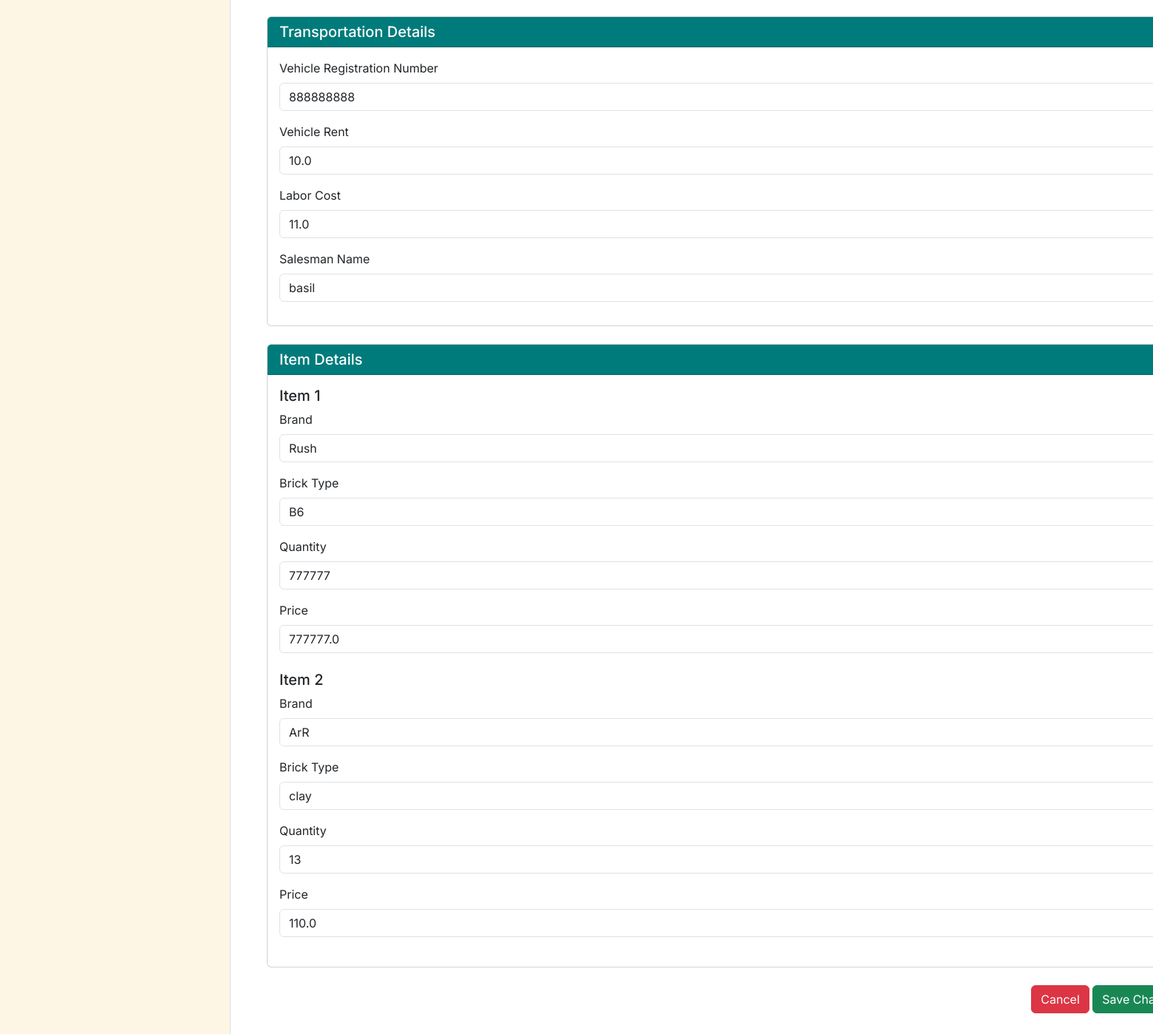
/edit_order/1 (lower part), run on an earlier commit of the app's database.
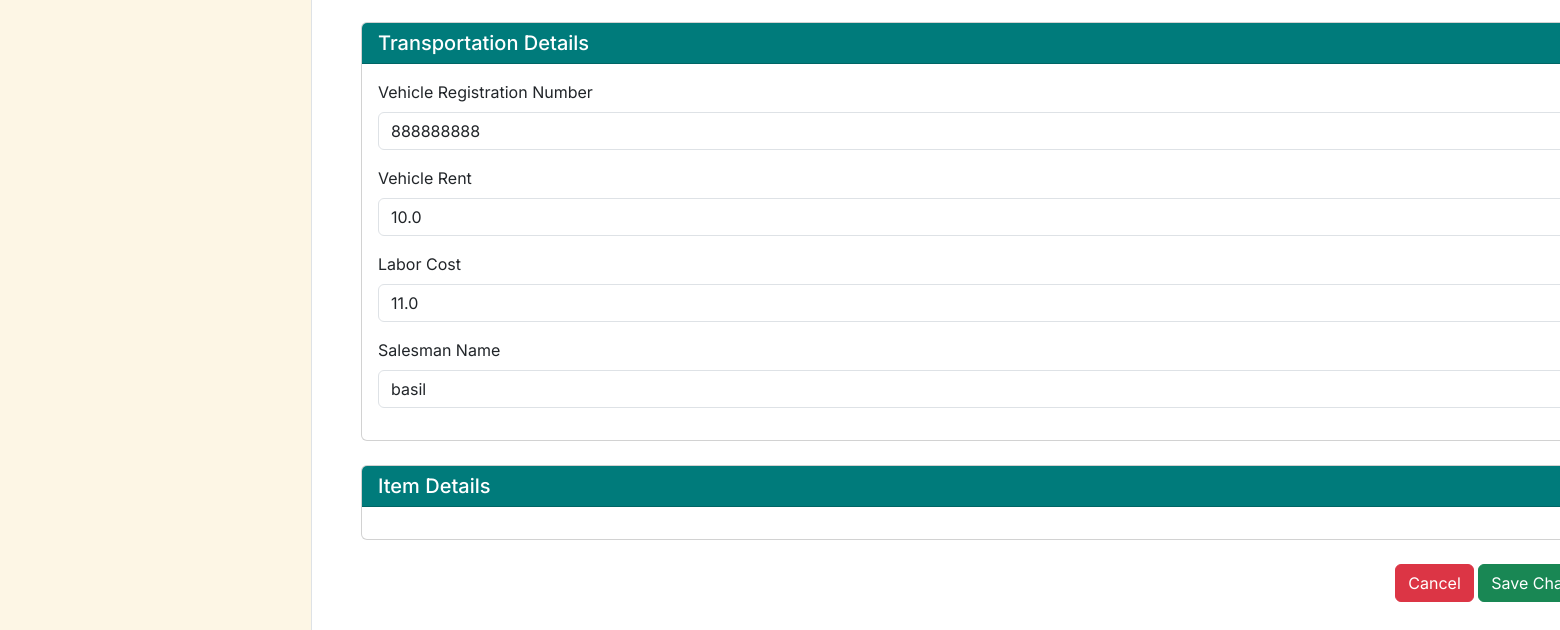
And on a later commit of the database.
### app.py (models this page shows, shortened)
class Item(db.Model):
    __tablename__ = 'items'
    id = db.Column(db.Integer, primary_key=True)  # Item ID
    order_id = db.Column(db.Integer, db.ForeignKey('orders.id'), nullable=False)  # Foreign key to Order table
    brick_type_name = db.Column(db.String(50), nullable=False)  # Name of the brick type
    brand_id = db.Column(db.Integer, db.ForeignKey('brands.id'), nullable=False)  # Brand ID
    quantity = db.Column(db.Integer, nullable=False)  # Quantity of the brick
    price = db.Column(db.Float, nullable=False)  # Price of the brick
    total_price = db.Column(db.Float, nullable=False)  # Total price for this item (quantity * price)
    brand = db.relationship('Brand', backref=db.backref('items', lazy=True))

class BrickType(db.Model):
    __tablename__ = 'brick_types'
    id = db.Column(db.Integer, primary_key=True, autoincrement=True)
    type_name = db.Column(db.String(50), nullable=False)
    brand_id = db.Column(db.Integer, db.ForeignKey('brands.id'), nullable=False)  # Foreign key to Brand
    __table_args__ = (
        db.UniqueConstraint('type_name', 'brand_id', name='unique_brick_type_per_brand'),
    )

### app.py (the view)
@app.route('/edit_order/<int:order_id>', methods=['GET'])
def edit_order(order_id):
    order = Order.query.get(order_id)  # Fetch the order by ID
    if not order:
        flash('Order not found!', 'danger')
        return redirect(url_for('orders'))
    vehicles = Vehicle.query.all()  # Fetch all vehicles
    salesmen = Salesman.query.all()
    brands = Brand.query.all()
    bricks = BrickType.query.all()
    return render_template('edit_order.html', order=order, vehicles=vehicles, salesmen=salesmen, brands=brands, bricks=bricks)

### templates/edit_order.html (shortened to what the changed rows need)
{% extends "base.html" %}
{% block maincontent %}
<div class="d-flex flex-column gap-4" style="padding-top: 10px;">
    <form action="{{ url_for('edit_order', order_id=order.id) }}" method="POST">
        <div class="section card mb-4" id="item-details-container">
            <div class="card-body">
                {% for item in order.items %}
                <div class="item-details mb-4">
                    <h5>Item {{ loop.index }}</h5>
                    <div class="mb-3">
                        <label for="brand_{{ loop.index }}" class="form-label">Brand</label>
                        <select name="brand[]" id="brand_{{ loop.index }}" class="form-control" required>
                            {% for brand in brands %}
                                <option value="{{ brand.id }}" {% if item.brand.id == brand.id %}selected{% endif %}>
                                    {{ brand.name }}
                                </option>
                            {% endfor %}
                        </select>
                    </div>
                    <div class="mb-3">
                        <label for="brick_type_{{ loop.index }}" class="form-label">Brick Type</label>
                        <select name="brick_type[]" id="brick_type_{{ loop.index }}" class="form-control" required>
                            {% for brick in bricks %}
                                <option value="{{ brick.type_name }}" {% if item.brick_type_name == brick.type_name %}selected{% endif %}>
                                    {{ brick.type_name }}
                                </option>
                            {% endfor %}
                        </select>
                    </div>
                    <div class="mb-3">
                        <label for="quantity_{{ loop.index }}" class="form-label">Quantity</label>
                        <input type="number" name="quantity[]" id="quantity_{{ loop.index }}"
                               class="form-control" value="{{ item.quantity }}" required>
                    </div>
                    <div class="mb-3">
                        <label for="price_{{ loop.index }}" class="form-label">Price</label>
                        <input type="number" name="price[]" id="price_{{ loop.index }}"
                               class="form-control" value="{{ item.price }}" required>
                    </div>
                </div>
                {% endfor %}
            </div>
        </div>
    </form>
</div>
{% endblock %}

What changed in the data, as far as the page shows it:
removed Item: value "Rush", brick_type_name.type_name "B6", quantity "777777", price "777777.0"
removed Item: value "ArR", brick_type_name.type_name "clay", quantity "13", price "110.0"
